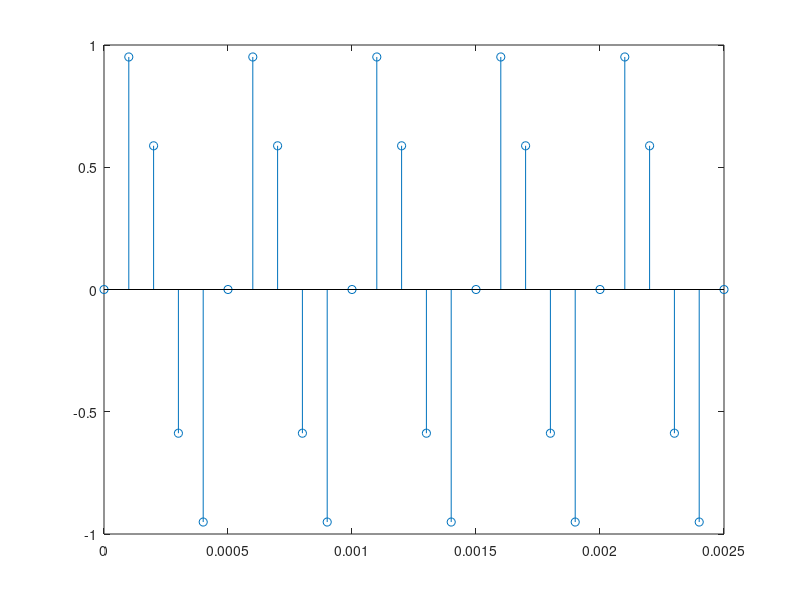

MATLAB code for this plot:
f = 2000;
T = 1/f;
tmin = 0;
tmax = 5*T;             % Plot 5 cycles
dt1 = 1/10000;
dt2 = 1/3000;
t1 = tmin:dt1:tmax;
t2 = tmin:dt2:tmax;
x1 = sin(2*pi*f*t1);
x2 = sin(2*pi*f*t2);
stem(t1,x1);
%subplot(211)
%stem(t1,x1);
%subplot(212)
%stem(t2,x2);